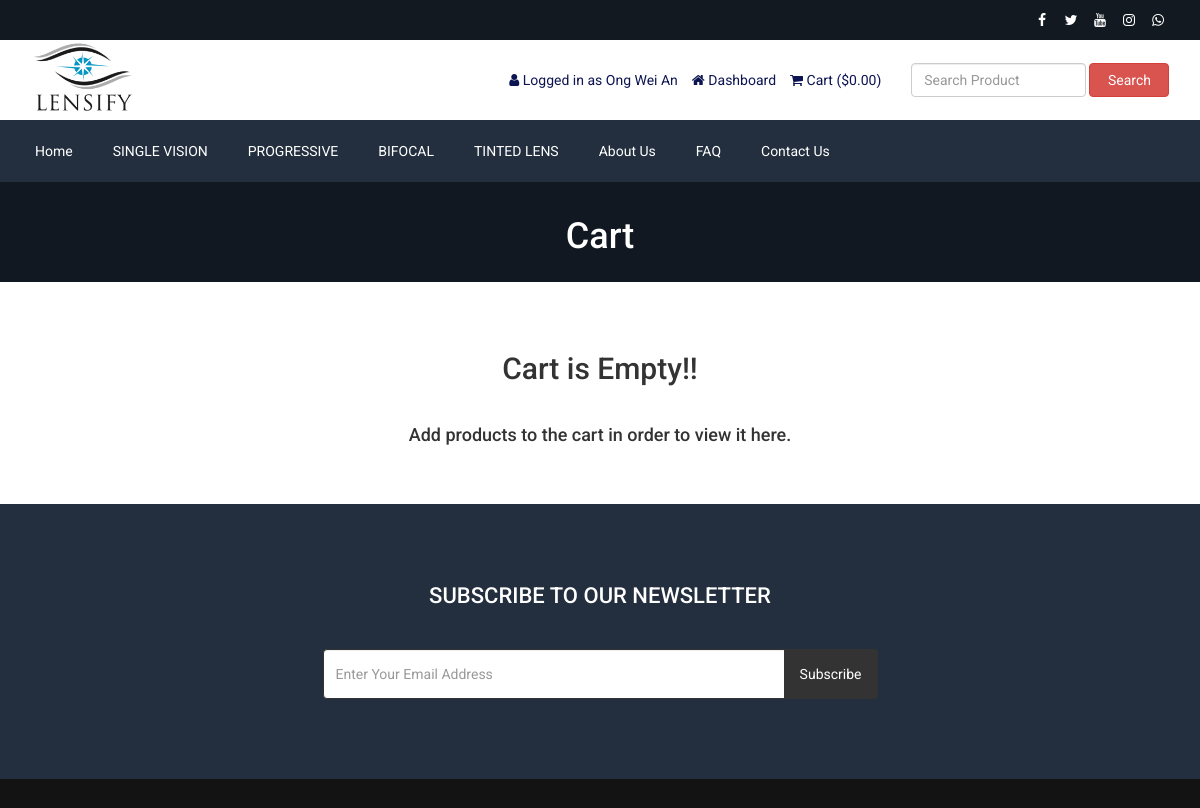
/cart.php (signed in), run on the app's committed database.
### tables this page shows
CREATE TABLE `tbl_social` (
  `social_id` int(11) NOT NULL,
  `social_name` varchar(30) NOT NULL,
  `social_url` varchar(255) NOT NULL,
  `social_icon` varchar(30) NOT NULL
);

CREATE TABLE `tbl_settings` (
  `id` int(11) NOT NULL,
  `logo` varchar(255) NOT NULL,
  `favicon` varchar(255) NOT NULL,
  `footer_about` text NOT NULL,
  `footer_copyright` text NOT NULL,
  `contact_address` text NOT NULL,
  `contact_email` varchar(255) NOT NULL,
  `contact_phone` varchar(255) NOT NULL,
  `contact_fax` varchar(255) NOT NULL,
  `contact_map_iframe` text NOT NULL,
  `receive_email` varchar(255) NOT NULL,
  `receive_email_subject` varchar(255) NOT NULL,
  `receive_email_thank_you_message` text NOT NULL,
  `forget_password_message` text NOT NULL,
  `total_recent_post_footer` int(10) NOT NULL,
  `total_popular_post_footer` int(10) NOT NULL,
  `total_recent_post_sidebar` int(11) NOT NULL,
  `total_popular_post_sidebar` int(11) NOT NULL,
  `total_featured_product_home` int(11) NOT NULL,
  `total_latest_product_home` int(11) NOT NULL,
  `total_popular_product_home` int(11) NOT NULL,
  `meta_title_home` text NOT NULL,
  `meta_keyword_home` text NOT NULL,
  `meta_description_home` text NOT NULL,
  `banner_login` varchar(255) NOT NULL,
  `banner_registration` varchar(255) NOT NULL,
  `banner_forget_password` varchar(255) NOT NULL,
  `banner_reset_password` varchar(255) NOT NULL,
  `banner_search` varchar(255) NOT NULL,
  `banner_cart` varchar(255) NOT NULL,
  `banner_checkout` varchar(255) NOT NULL,
  `banner_product_category` varchar(255) NOT NULL,
  `banner_blog` varchar(255) NOT NULL,
  `cta_title` varchar(255) NOT NULL,
  `cta_content` text NOT NULL,
  `cta_read_more_text` varchar(255) NOT NULL,
  `cta_read_more_url` varchar(255) NOT NULL,
  `cta_photo` varchar(255) NOT NULL,
  `featured_product_title` varchar(255) NOT NULL,
  `featured_product_subtitle` varchar(255) NOT NULL,
  `latest_product_title` varchar(255) NOT NULL,
  `latest_product_subtitle` varchar(255) NOT NULL,
  `popular_product_title` varchar(255) NOT NULL,
  `popular_product_subtitle` varchar(255) NOT NULL,
  `testimonial_title` varchar(255) NOT NULL,
  `testimonial_subtitle` varchar(255) NOT NULL,
  `testimonial_photo` varchar(255) NOT NULL,
  `blog_title` varchar(255) NOT NULL,
  `blog_subtitle` varchar(255) NOT NULL,
  `newsletter_text` text NOT NULL,
  `paypal_email` varchar(255) NOT NULL,
  `stripe_public_key` varchar(255) NOT NULL,
  `stripe_secret_key` varchar(255) NOT NULL,
  `bank_detail` text NOT NULL,
  `before_head` text NOT NULL,
  `after_body` text NOT NULL,
  `before_body` text NOT NULL,
  `home_service_on_off` int(11) NOT NULL,
  `home_welcome_on_off` int(11) NOT NULL,
  `home_featured_product_on_off` int(11) NOT NULL,
  `home_latest_product_on_off` int(11) NOT NULL,
  `home_popular_product_on_off` int(11) NOT NULL,
  `home_testimonial_on_off` int(11) NOT NULL,
  `home_blog_on_off` int(11) NOT NULL,
  `newsletter_on_off` int(11) NOT NULL,
  `ads_above_welcome_on_off` int(1) NOT NULL,
  `ads_above_featured_product_on_off` int(1) NOT NULL,
  `ads_above_latest_product_on_off` int(1) NOT NULL,
  `ads_above_popular_product_on_off` int(1) NOT NULL,
  `ads_above_testimonial_on_off` int(1) NOT NULL,
  `ads_category_sidebar_on_off` int(1) NOT NULL
);

CREATE TABLE `tbl_top_category` (
  `tcat_id` int(11) NOT NULL,
  `tcat_name` varchar(255) NOT NULL,
  `show_on_menu` int(1) NOT NULL
);

CREATE TABLE `tbl_page` (
  `id` int(11) NOT NULL,
  `about_title` varchar(255) NOT NULL,
  `about_content` text NOT NULL,
  `about_banner` varchar(255) NOT NULL,
  `about_meta_title` varchar(255) NOT NULL,
  `about_meta_keyword` text NOT NULL,
  `about_meta_description` text NOT NULL,
  `faq_title` varchar(255) NOT NULL,
  `faq_banner` varchar(255) NOT NULL,
  `faq_meta_title` varchar(255) NOT NULL,
  `faq_meta_keyword` text NOT NULL,
  `faq_meta_description` text NOT NULL,
  `blog_title` varchar(255) NOT NULL,
  `blog_banner` varchar(255) NOT NULL,
  `blog_meta_title` varchar(255) NOT NULL,
  `blog_meta_keyword` text NOT NULL,
  `blog_meta_description` text NOT NULL,
  `contact_title` varchar(255) NOT NULL,
  `contact_banner` varchar(255) NOT NULL,
  `contact_meta_title` varchar(255) NOT NULL,
  `contact_meta_keyword` text NOT NULL,
  `contact_meta_description` text NOT NULL,
  `pgallery_title` varchar(255) NOT NULL,
  `pgallery_banner` varchar(255) NOT NULL,
  `pgallery_meta_title` varchar(255) NOT NULL,
  `pgallery_meta_keyword` text NOT NULL,
  `pgallery_meta_description` text NOT NULL,
  `vgallery_title` varchar(255) NOT NULL,
  `vgallery_banner` varchar(255) NOT NULL,
  `vgallery_meta_title` varchar(255) NOT NULL,
  `vgallery_meta_keyword` text NOT NULL,
  `vgallery_meta_description` text NOT NULL
);

### cart.php (the view, shortened to what this page needs)
<?php require_once('header.php'); ?>
<?php
$statement = $pdo->prepare("SELECT * FROM tbl_settings WHERE id=1");
$statement->execute();
$result = $statement->fetchAll(PDO::FETCH_ASSOC);
foreach ($result as $row) {
    $banner_cart = $row['banner_cart'];
}
?>
<div class="page-banner" style="background-image: url(assets/uploads/<?php echo $banner_cart; ?>)">
    <div class="overlay"></div>
    <div class="page-banner-inner">
        <h1><?php echo LANG_VALUE_18; ?></h1>
    </div>
</div>
<div class="page">
    <div class="container">
        <div class="row">
            <div class="col-md-12">
                <?php if (!isset($_SESSION['cart_p_id'])) : ?>
                    <?php echo '<h2 class="text-center">Cart is Empty!!</h2></br>'; ?>
                    <?php echo '<h4 class="text-center">Add products to the cart in order to view it here.</h4>'; ?>
                <?php endif; ?>
            </div>
        </div>
    </div>
</div>
<?php require_once('footer.php'); ?>

### header.php (shortened to what this page needs)
<?php
include("admin/inc/config.php");
$statement = $pdo->prepare("SELECT * FROM tbl_settings WHERE id=1");
$statement->execute();
$result = $statement->fetchAll(PDO::FETCH_ASSOC);
foreach ($result as $row) {
	$logo = $row['logo'];
}
?>
<!DOCTYPE html>
<html lang="en">
<head>
	<link rel="stylesheet" href="assets/css/bootstrap.min.css">
	<link rel="stylesheet" href="assets/css/font-awesome.min.css">
	<link rel="stylesheet" href="assets/css/owl.carousel.min.css">
	<link rel="stylesheet" href="assets/css/owl.theme.default.min.css">
	<link rel="stylesheet" href="assets/css/jquery.bxslider.min.css">
	<link rel="stylesheet" href="assets/css/magnific-popup.css">
	<link rel="stylesheet" href="assets/css/rating.css">
	<link rel="stylesheet" href="assets/css/spacing.css">
	<link rel="stylesheet" href="assets/css/bootstrap-touch-slider.css">
	<link rel="stylesheet" href="assets/css/animate.min.css">
	<link rel="stylesheet" href="assets/css/tree-menu.css">
	<link rel="stylesheet" href="assets/css/select2.min.css">
	<link rel="stylesheet" href="assets/css/main.css">
	<link rel="stylesheet" href="assets/css/responsive.css">
	<?php
	$statement = $pdo->prepare("SELECT * FROM tbl_page WHERE id=1");
	$statement->execute();
	$result = $statement->fetchAll(PDO::FETCH_ASSOC);
	?>
</head>
<body>
	<div class="top">
		<div class="container">
			<div class="row">
				<div class="col-md-6 col-sm-6 col-xs-12">
				</div>
				<div class="col-md-6 col-sm-6 col-xs-12">
					<div class="right">
						<ul>
							<?php
							$statement = $pdo->prepare("SELECT * FROM tbl_social");
							$statement->execute();
							$result = $statement->fetchAll(PDO::FETCH_ASSOC);
							foreach ($result as $row) {
							?>
								<?php if ($row['social_url'] != '') : ?>
									<li><a href="<?php echo $row['social_url']; ?>"><i class="<?php echo $row['social_icon']; ?>"></i></a></li>
								<?php endif; ?>
							<?php
							}
							?>
						</ul>
					</div>
				</div>
			</div>
		</div>
	</div>
	<div class="header">
		<div class="container">
			<div class="row inner">
				<div class="col-md-4 logo">
					<a href="index.php"><img src="assets/uploads/<?php echo $logo; ?>" alt="logo image"></a>
				</div>
				<div class="col-md-5 right">
					<ul>
						<?php
						if (isset($_SESSION['customer'])) {
						?>
							<li><i class="fa fa-user"></i> <?php echo LANG_VALUE_13; ?> <?php echo $_SESSION['customer']['cust_name']; ?></li>
							<li><a href="dashboard.php"><i class="fa fa-home"></i> <?php echo LANG_VALUE_89; ?></a></li>
						<?php
						} else {
						?>
							<li><a href="login.php"><i class="fa fa-sign-in"></i> <?php echo LANG_VALUE_9; ?></a></li>
							<li><a href="registration.php"><i class="fa fa-user-plus"></i> <?php echo LANG_VALUE_15; ?></a></li>
						<?php
						}
						?>
						<li><a href="cart.php"><i class="fa fa-shopping-cart"></i> <?php echo LANG_VALUE_18; ?> (<?php echo LANG_VALUE_1; ?><?php
																																			if (isset($_SESSION['cart_p_id'])) {
																																				$table_total_price = 0;
																																				$i = 0;
																																				foreach ($_SESSION['cart_p_qty'] as $key => $value) {
																																					$i++;
																																					$arr_cart_p_qty[$i] = $value;
																																				}
																																				$i = 0;
																																				foreach ($_SESSION['cart_p_current_price'] as $key => $value) {
																																					$i++;
																																					$arr_cart_p_current_price[$i] = $value;
																																				}
																																				for ($i = 1; $i <= count($arr_cart_p_qty); $i++) {
																																					$row_total_price = $arr_cart_p_current_price[$i] * $arr_cart_p_qty[$i];
																																					$table_total_price = $table_total_price + $row_total_price;
																																				}
																																				echo $table_total_price;
																																			} else {
																																				echo '0.00';
																																			}
																																			?>)</a></li>
					</ul>
				</div>
				<div class="col-md-3 search-area">
					<form class="navbar-form navbar-left" role="search" action="search-result.php" method="get">
						<div class="form-group">
							<input type="text" class="form-control search-top" placeholder="<?php echo LANG_VALUE_2; ?>" name="search_text">
						</div>
						<button type="submit" class="btn btn-danger"><?php echo LANG_VALUE_3; ?></button>
					</form>
				</div>
			</div>
		</div>
	</div>
	<div class="nav">
		<div class="container">
			<div class="row">
				<div class="col-md-12 pl_0 pr_0">
					<div class="menu-container">
						<div class="menu">
							<ul>
								<li><a href="index.php">Home</a></li>
								<?php
								$statement = $pdo->prepare("SELECT * FROM tbl_top_category WHERE show_on_menu=1");
								$statement->execute();
								$result = $statement->fetchAll(PDO::FETCH_ASSOC);
								foreach ($result as $row) {
								?>
									<li><a href="product-category.php?id=<?php echo $row['tcat_id']; ?>&type=top-category"><?php echo $row['tcat_name']; ?></a>
									</li>
								<?php
								}
								?>
								<?php
								$statement = $pdo->prepare("SELECT * FROM tbl_page WHERE id=1");
								$statement->execute();
								$result = $statement->fetchAll(PDO::FETCH_ASSOC);
								foreach ($result as $row) {
									$about_title = $row['about_title'];
									$faq_title = $row['faq_title'];
									$contact_title = $row['contact_title'];
								}
								?>
								<li><a href="about.php"><?php echo $about_title; ?></a></li>
								<li><a href="faq.php"><?php echo $faq_title; ?></a></li>
								<li><a href="contact.php"><?php echo $contact_title; ?></a></li>
							</ul>
						</div>
					</div>
				</div>
			</div>
		</div>
	</div>

### assets/css/main.css (style rules this page uses)
* { margin: 0; padding: 0; }
body { font-family: "Roboto", sans-serif; font-size: 14px; }
h1, h2, h3, h4, h5, h6 { font-family: "Roboto", sans-serif; }
a { text-decoration: none; }
.top { width: 100%; height: 40px; background: #131921; }
.top .right { float: right; }
.top .right ul { padding-top: 8px; }
.top .right ul li { list-style-type: none; float: left; margin-left: 5px; }
.top .right ul li a { color: white; width: 24px; height: 24px; line-height: 24px; text-align: center; border-radius: 50%; display: block; transition: all 0.4s ease; }
.header { width: 100%; height: auto; background: #fff; }
.header .inner { height: auto; display: table; }
.header .logo { float: none; display: table-cell; vertical-align: middle; }
.header .logo img { max-width: 100%; height: 80px; }
.header .navbar-form .form-control { width: 300px; }
.header .search-area { float: none; display: table-cell; vertical-align: middle; }
.header .search-area .form-group { width: calc(100% - 84px); }
.header .search-area button { width: 80px; }
.header .search-area form { width: 100%; }
.header .right { float: none; display: table-cell; vertical-align: middle; padding-right: 0; }
.header .right ul { float: right; margin-bottom: 0; }
.header .right ul li { list-style-type: none; float: left; margin-left: 14px; color: #0d1452; }
.header .right ul li a { color: #0d1452; }
.header .navbar-form .search-top { width: 100%; }
.nav { background: #232f3e; }
.menu-container { width: 100%; margin: 0 auto; background: #232f3e; }
.menu-dropdown-icon:before { content: "\f067"; font-family: "FontAwesome"; display: none; cursor: pointer; float: right; padding: 1.5em 2em; background: #fff; color: #333; }
.menu>ul { margin: 0 auto; width: 100%; list-style: none; padding: 0; position: relative; box-sizing: border-box; }
.menu>ul:before, .menu>ul:after { content: ""; display: table; }
.menu>ul:after { clear: both; }
.menu>ul>li { float: left; padding: 0; margin: 0; }
.menu>ul>li a { text-decoration: none; padding: 1.5em 20px; display: block; color: #fff; }
.page-banner { width: 100%; height: auto; background-repeat: no-repeat; background-position: center center; -webkit-background-size: cover; background-size: cover; position: relative; padding-top: 15px; padding-bottom: 15px; overflow: hidden; }
.page-banner .overlay { position: absolute; left: 0; top: 0; width: 100%; height: 100%; opacity: 0.7; background: #131921; }
.page-banner h1 { color: #fff; text-align: center; z-index: 999; position: relative; }
.page { width: 100%; height: auto; padding-top: 50px; padding-bottom: 50px; }

### assets/css/responsive.css (style rules this page uses)
@media only screen and (min-width: 992px) { .header .inner { width: 100%; } }
@media only screen and (min-width: 992px) { .header .search-area { padding-right: 0; } }
@media only screen and (min-width: 992px) { .header .search-area form { padding-right: 0; } }
@media only screen and (min-width: 992px) { .header .container { padding-right: 0; } }

### data on the page
tbl_settings: logo (picture), banner_cart (picture)
tbl_top_category: tcat_name "SINGLE VISION"
tbl_top_category: tcat_name "PROGRESSIVE"
tbl_top_category: tcat_name "BIFOCAL"
tbl_top_category: tcat_name "TINTED LENS"
tbl_page: about_title "About Us", faq_title "FAQ", contact_title "Contact Us"

### other printed values
LANG_VALUE_13 "Logged in as"
$_SESSION['customer']['cust_name'] "Ong Wei An"
LANG_VALUE_89 "Dashboard"
LANG_VALUE_18 "Cart"
LANG_VALUE_1 "$"
LANG_VALUE_3 "Search"
LANG_VALUE_93 "SUBSCRIBE TO OUR NEWSLETTER"
LANG_VALUE_92 "Subscribe"
